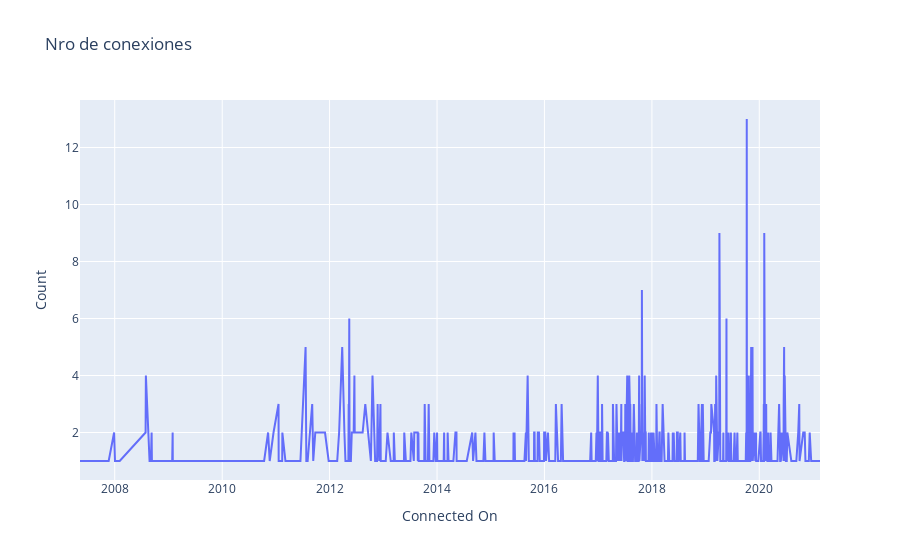

Source (notebook cell):
### Code cell
#visualizamos las conexiones por fecha
fig1 = px.line(df.groupby(by="Connected On").count().reset_index(), x="Connected On", y="First Name", labels={"First Name": "Count"}, title="Nro de conexiones")
fig1.show()

### Figure 1 — Plotly figure (JSON) as saved in the notebook; plotly's stock layout.template omitted (floating-point values rounded to 4 significant figures; data arrays with more than 128 entries replaced by an {"elided": "..."} marker saying what was removed)
{"data": [{"hovertemplate": "Connected On=%{x}<br>Count=%{y}<extra></extra>", "legendgroup": "", "line": {"color": "#636efa", "dash": "solid"}, "mode": "lines", "name": "", "orientation": "v", "showlegend": false, "type": "scatter", "x": {"elided": "807 str values"}, "xaxis": "x", "y": {"elided": "807 int values"}, "yaxis": "y"}], "layout": {"legend": {"tracegroupgap": 0}, "title": {"text": "Nro de conexiones"}, "xaxis": {"anchor": "y", "domain": [0, 1], "title": {"text": "Connected On"}}, "yaxis": {"anchor": "x", "domain": [0, 1], "title": {"text": "Count"}}}}
